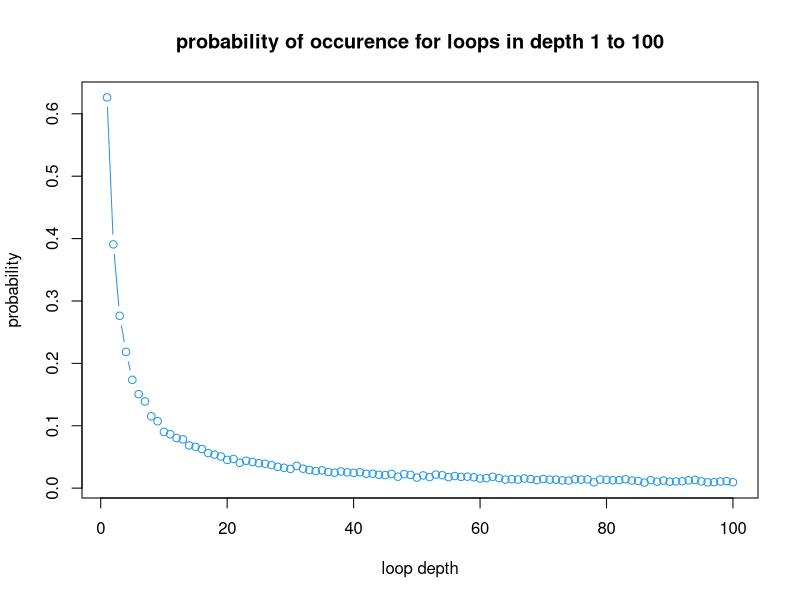

R code for this plot:
## ---- chunk 1
### READ ME, All comments will be above the line in question (using one: # )
### for larger functions or if statements, etc: (using 2: ##)
### we may use multiple lines of comments for explanation
### 
pone=function(n,k,strategy,nreps){
  # Labels our boxes from 1 to 2n, in a vector.
  boxes=1:(2*n)
  # a counter, to keep track of when a prisoner finds their number
  successes=0
  if(strategy==1){
## Strategy 1, the prisoner first opens the box labelled with the their prisoner 
## number, the card which has now been revealed will dictate the next box to open.
## this will be continued until the card with the same number as the prisoner number
## is found or the prisoner has run out of attempts ( = half the number of boxes) 
# simulates a new instance of the room 'nreps' times
    for (i in 1:nreps){
# Shuffles the cards to get a random instance
      cards=sample(2*n,2*n)
# Uses the core_while function, which is a while loop , which is used 
# for both strategy 1 & 2, this makes the code more concise, here the critical
# argument is 1 (in the 2nd position) which means the first box chosen is the
# the prisoners number, please see the core while function for more details
      successes=successes+core_while(n,1,k,cards)
    }
# the core_while function returns the number of successes, which is then used
# to calculate the probably by dividing by the number of simulations (nreps)
      prob=successes/nreps
      return(prob)
    
  }
  if(strategy==2){
## Strategy 2, a randomly selected first box but then a continuation in the 
##  style of Strategy 1, comments for strategy 1 apply identically when we have 
## the same variable names, the main difference is for argument 0 for core_while
## (I've omitted similar comments to strategy 1)
     for (i in 1:nreps){
      cards=sample(2*n,2*n)
# here 0, makes the first box randomly selected
      successes=successes+core_while(n,0,k,cards)
    }
    prob=successes/nreps
    return(prob)
    
 }
  if(strategy==3){
## Strategy 3 is the most simplistic, only randomly picking boxes to open, 
## we achieve this via sampling without replacement , to stop the possibility of
## opening a box multiple times. Therefore, there isn't a requirement for knowing
## the last decision or any, allowing us to effectively open all boxes at the 
## same time this removes the need for a while loop (core_while) as seen in 
## strategy 1 & 2
## (I've omitted similar comments to strategy 1 & 2)
     for (i in 1:nreps){
      cards=sample(2*n,2*n)
# we sample w/o replacement, half of the boxes
      opened_boxes=sample(2*n,n)
# here in one go, we check if any card number equals the prisoner number
      if(any(opened_boxes==k)==TRUE)
        successes=successes+1
    }
    prob=successes/nreps
    return(prob)
  }
}
## ---- chunk 2
## a function which will be can called upon when using strategy 1 or 2 as to  
## make the code as a whole more concise and readable
## Arguments: n, number of attempts, p (is the same as k but relabeled )  
## and cards (same as card in pone and pall but relabeled).
## This function is effectively a while loop which checks if the card found in 
## a box equals the prisoner number, whilst the number of attempts is less than n.
## If not then we check the next box and so forth, as described in strategy 1 & 2.
core_while=function(n,attempts,p,cards)
  {
# tracks the times a prisoner finds their card
    success=0
# this is to enter the while loop and get a random box 
    if (attempts==1)
   {
 ## gets the card number by opening the p-th box
     card_num=cards[p]
    }
    
   if (attempts==0)
   {
# finds the card number by sampling from the cards
     card_num=sample(cards,1)
# sets attempts to one, so we can enter the while loop 
     attempts=1
   }
# the main part of the function, a while loop, whilst attempts are less than n
    while(attempts<n)
    {
# if the card number equals the  prisoner number, p , then set success as 1
      if(card_num==p)
      {
        success=1
# break the loop, as soon as prisoner has found their card
        break;
      }
# if the if statement is false then go the next box
      else
      {
# finds the new box and the new card number by indexing over the cards by 
# the old card number (as the card_num position is the same as the box number)
        card_num=cards[card_num]
      }
# increment attempts 
      attempts=attempts+1
    }
# return if the prisoner was successful, 1 if yes 0 if not 
    return(success)
}
## ---- chunk 3
## a function pall which calculates the probability of all prisoners finding their card.
## arguments: n; (number of attempts, also half the number of prisoners or boxes);
## strategy 1,2  or 3 and number of repetitions. This function calculates the 
## probability of all prisoners finding their card.
pall=function(n,strategy,nreps)
  {
  prisoners=1:(2*n)
  all_released=nreps
# Strategy 1, see strategy==1 in pone for a full description
  if(strategy==1){
    for (i in 1:nreps){
      cards=sample(1:(2*n),2*n)
# now we loop over each prisoner in prisoners checking if they find the card
      for (prisoner in prisoners)
      {
# calling the core_while function, taking arguments from the for loop over nreps
# and other parts inside or outside the strategy == 1 if statement
        if(core_while(n,1,prisoner,cards)==0)
        {
# we start at all_released has a value of nreps, the negatively increment, if 
# any prisoner is unsuccessful
          all_released=all_released-1
# we break, as its pointless checking the other prisoners as they share each 
# others fate 
          break
        }
      }
    }
    return(all_released/nreps)
  }
## Using strategy 2, as described in comments for pone
## I've omitted comments where there the same as other strategies
  if(strategy==2){
    for (i in 1:nreps)
    {
      cards=sample(1:(2*n),2*n)
      for (prisoner in prisoners)
      {
# here attempts == 0 to access the corresponding part of core_while which 
# randomly selects the first box 
        if(core_while(n,0,prisoner,cards)==0)
        {
          all_released=all_released-1
          break;
        }
      }
    }
# we return the probability by calculating the successful outcomes over the total outcomes
    return(all_released/nreps)
    
  }
## Strategy 3, 
## again here we check all boxes simultaneously, 
  if (strategy==3)
  {
    for (i in 1:nreps)
    {
      cards=sample(1:(2*n),2*n)
# Unlike pone we use a for loop over so we can check if each prisoner finds their
# card 
      for (prisoner in prisoners)
      {
# we sample without replacement n times
        opened_boxes=sample(1:(2*n),n)
# then we check if any prisoners doesn't escape, then using 'all_released' to 
# store this info
        if (any(opened_boxes==prisoner)==FALSE)
        {
          all_released=all_released-1
          break;
        }
      }
    }
    return(all_released/nreps)
  }
}
## ---- chunk 4
#Individual success probability
#n=5
#strategy 1
pone(5,3,1,10000)
#strategy 2
pone(5,3,2,10000) 
#strategy 3
pone(5,3,3,10000)
#n=50
#strategy 1
pone(50,3,1,10000)
#strategy 2
pone(50,3,2,10000)
#strategy 3
pone(50,3,3,10000)
#Joint success probability
#n=5
#strategy 1
pall(5,1,10000)
#strategy 2
pall(5,2,10000)
#strategy 3
pall(5,3,10000)
#n=50
#strategy 1
pall(50,1,10000)
#strategy 2
pall(50,2,10000)
#strategy 3
pall(50,3,10000)
## ---- chunk 5
dloop=function(n,nreps)
## This function, dloop , estimates, by simulation, the probability of each 
## loop length from 1 to 2n occurring at least once in a random shuffling of 
## cards to boxes arguments: n and nreps  
## outputs: a 2n-vector of probabilities.
## we use the formula:  u[u[· · · u[u[k]] · · · ]] = k. 
## to find loops of length k, using for loops to check each box
{
  boxes=1:(2*n)
# creates an empty vector of length 2n to store the probabilities in
  occurence=rep(0,2*n)
# simulates the problem nreps times
  for (i in 1:nreps)
  {
# creates an empty vector of length 2n to store the probabilities in for each 
# separate instance 
    occurence_time=rep(0,2*n) 
    cards=sample(boxes,2*n)
# sets the search parameter to a depth of 1  e.g length of 1
     depth=1
# relabeling for concision
     u=cards
     permutation_matrix=cards
# using a while loop checks for loops of length up to  the theoretical limit  
#
# we create a (2n*2n) matrix, the permutation_matrix, where the columns are the
# sequence of the cards found by opening the boxes sequentially in the style of
# of strategy 1, the columns must be 2n tall in case we have a loop of length 2n
# and it's 2n wide, In case we have 100 loops of length 1
     while(depth<2*n)
     {
# finds the loop
      u=cards[u]
# uses rbind to create the big matrix (as described above)
      permutation_matrix=rbind(permutation_matrix,u)
# checks for the next loop which is 1 longer then the previous 
      depth=depth+1
     }
     for (box in boxes)
     {
# records the simulated occurrence of the different depth (length) of the loops
       occurence_time[which(permutation_matrix[,box]==box)[1]]=1
     }
# complies all the raw occurrences times together into one 2n long vector
    occurence=occurence+occurence_time
  }
# takes each element in the vector and divides by reps to get it in a 
# between 0 and 1, e.g. a probability 
  probs=occurence/nreps
  return(probs)
}
## ---- chunk 6
# calling the function dloop()
n=50 
nreps=10000
prob=dloop(n,nreps)
prob
## ---- chunk 7
## finds the probability that there is no loop longer than 50 
## arguments n and nreps
## some of this code is the same as dloop, so I've omitted the corresponding 
## code
dloop.check=function(n,nreps)
{
  boxes=1:(2*n)
# sets the variable at 0, which will later be used to record loops less than 50
  less_50=0
  for (i in 1:nreps)
  {
     cards=sample(boxes,2*n)
# an empty vector of length 2n for storing values
     depth_measure=rep(0,2*n)
     depth=1
     u=cards
     permutation_matrix=cards
     while(depth<2*n)
     {
      u=cards[u]
      permutation_matrix=rbind(permutation_matrix,u)
      depth=depth+1
     }
     for (box in boxes)
     {
      depth_measure[which(permutation_matrix[,box]==box)[1]]=1
     }
 ## depth_measure is recording the occurrence depth of the loop in each interaction
      if (any(depth_measure[(n+1):(2*n)]==1)==FALSE)
      {
# records if there is no loop longer then 50 
        less_50=less_50+1
      }
  }
# returns the prob that no loop is longer than 50
  return(less_50/nreps)
}
## ---- chunk 8
d=1:100
plot(d,prob,type='b',col=4,xlab='loop depth',ylab='probability',main='probability of occurence for loops in depth 1 to 100')
